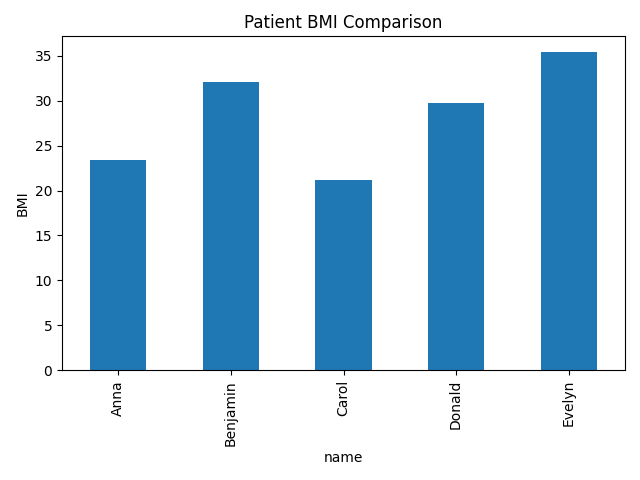

Source code (Python):
import pandas as pd
import matplotlib.pyplot as plt

data = {
    "name": ["Anna", "Benjamin", "Carol", "Donald", "Evelyn"],
   "bmi": [23.4, 32.1, 21.2, 29.8, 35.4]
}

df = pd.DataFrame(data)

df.plot(kind="bar", x="name", y="bmi", legend=False)

plt.title("Patient BMI Comparison")
plt.ylabel("BMI")
plt.tight_layout()

plt.savefig("patient_bmi_chart.png")
plt.show()
